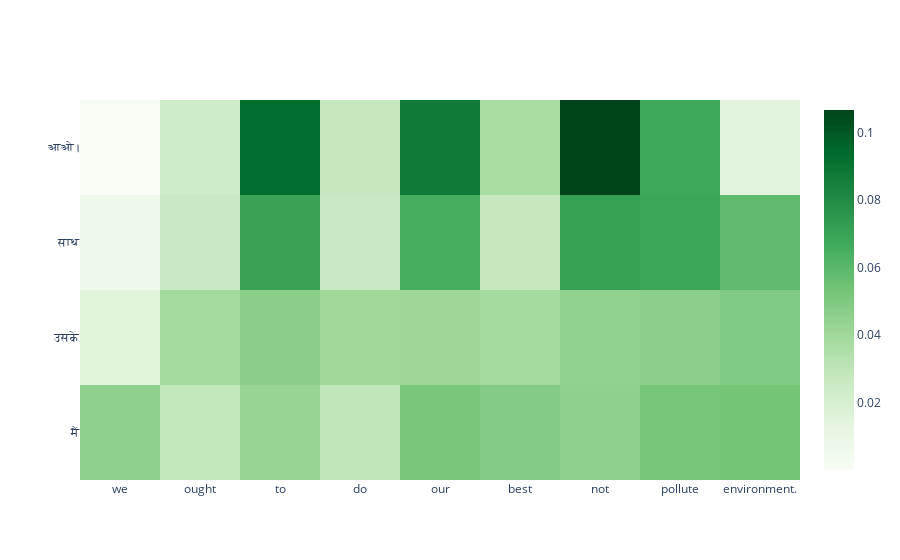

The notebook cell saved with this chart:
### Code cell
predict_random_val_sentence()

### Figure 1 — Plotly figure (JSON) as saved in the notebook; plotly's stock layout.template omitted (floating-point values rounded to 4 significant figures)
{"data": [{"colorscale": [[0, "rgb(247,252,245)"], [0.125, "rgb(229,245,224)"], [0.25, "rgb(199,233,192)"], [0.375, "rgb(161,217,155)"], [0.5, "rgb(116,196,118)"], [0.625, "rgb(65,171,93)"], [0.75, "rgb(35,139,69)"], [0.875, "rgb(0,109,44)"], [1, "rgb(0,68,27)"]], "type": "heatmap", "x": ["we", "ought", "to", "do", "our", "best", "not", "to", "pollute", "our", "environment."], "y": ["मैं", "उसके", "साथ", "आओ।"], "z": [[0.04545, 0.0284, 0.02905, 0.02899, 0.05042, 0.04857, 0.0453, 0.04267, 0.05265, 0.05167, 0.05301], [0.01503, 0.03923, 0.04032, 0.04032, 0.03537, 0.03813, 0.04445, 0.04693, 0.04621, 0.04079, 0.04911], [0.006616, 0.02644, 0.02648, 0.02648, 0.02509, 0.02716, 0.07145, 0.07036, 0.06939, 0.06518, 0.05852], [4.811e-05, 0.02378, 0.02777, 0.02741, 0.03372, 0.03693, 0.1067, 0.09294, 0.06804, 0.0872, 0.01464]]}], "layout": {}}
